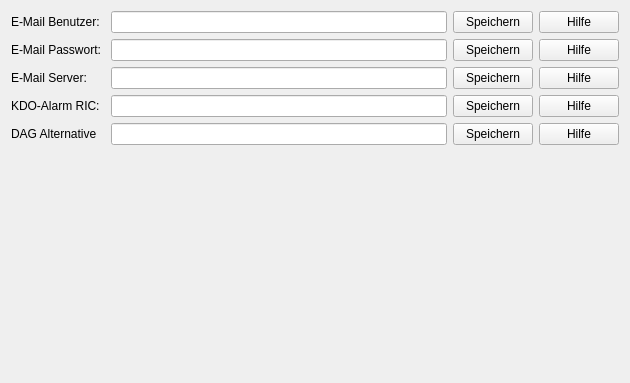
          <widget class="QWidget" name="EMail">
           <property name="geometry">
            <rect>
             <x>0</x>
             <y>0</y>
             <width>630</width>
             <height>383</height>
            </rect>
           </property>
           <property name="whatsThis">
            <string/>
           </property>
           <property name="styleSheet">
            <string notr="true"/>
           </property>
           <attribute name="label">
            <string>4. E-Mail Postfach und Alarmauswertung</string>
           </attribute>
           <layout class="QGridLayout" name="gridLayout_4">
            <item row="0" column="0">
             <widget class="QLabel" name="label_5">
              <property name="text">
               <string>E-Mail Benutzer:</string>
              </property>
             </widget>
            </item>
            <item row="0" column="1">
             <widget class="QLineEdit" name="lineEdit_setting_email_user"/>
            </item>
            <item row="0" column="2">
             <widget class="QPushButton" name="pushButton_settings_safe_email_user">
              <property name="text">
               <string>Speichern</string>
              </property>
             </widget>
            </item>
            <item row="0" column="3">
             <widget class="QPushButton" name="pushButton_settings_help_email_user">
              <property name="text">
               <string>Hilfe</string>
              </property>
             </widget>
            </item>
            <item row="1" column="0">
             <widget class="QLabel" name="label_6">
              <property name="text">
               <string>E-Mail Passwort: </string>
              </property>
             </widget>
            </item>
            <item row="1" column="1">
             <widget class="QLineEdit" name="lineEdit_settings_email_password"/>
            </item>
            <item row="1" column="2">
             <widget class="QPushButton" name="pushButton_settings_safe_email_password">
              <property name="text">
               <string>Speichern</string>
              </property>
             </widget>
            </item>
            <item row="1" column="3">
             <widget class="QPushButton" name="pushButton_settings_help_email_password">
              <property name="text">
               <string>Hilfe</string>
              </property>
             </widget>
            </item>
            <item row="2" column="0">
             <widget class="QLabel" name="label_7">
              <property name="text">
               <string>E-Mail Server: </string>
              </property>
             </widget>
            </item>
            <item row="2" column="1">
             <widget class="QLineEdit" name="lineEdit_setings_email_server"/>
            </item>
            <item row="2" column="2">
             <widget class="QPushButton" name="pushButton_settings_safe_email_server">
              <property name="text">
               <string>Speichern</string>
              </property>
             </widget>
            </item>
            <item row="2" column="3">
             <widget class="QPushButton" name="pushButton_settings_help_email_server">
              <property name="text">
               <string>Hilfe</string>
              </property>
             </widget>
            </item>
            <item row="3" column="0">
             <widget class="QLabel" name="label_8">
              <property name="text">
               <string>KDO-Alarm RIC: </string>
              </property>
             </widget>
            </item>
            <item row="3" column="1">
             <widget class="QLineEdit" name="lineEdit_settings_kdo_alarm"/>
            </item>
            <item row="3" column="2">
             <widget class="QPushButton" name="pushButton_settings_safe_kdo_alarm">
              <property name="text">
               <string>Speichern</string>
              </property>
             </widget>
            </item>
            <item row="3" column="3">
             <widget class="QPushButton" name="pushButton_settings_help_kdo_alarm">
              <property name="text">
               <string>Hilfe</string>
              </property>
             </widget>
            </item>
            <item row="4" column="0">
             <widget class="QLabel" name="label_9">
              <property name="text">
               <string>DAG Alternative</string>
              </property>
             </widget>
            </item>
            <item row="4" column="1">
             <widget class="QLineEdit" name="lineEdit_settings_dag_alternative"/>
            </item>
            <item row="4" column="2">
             <widget class="QPushButton" name="pushButton_settings_safe_dag_alternative">
              <property name="text">
               <string>Speichern</string>
              </property>
             </widget>
            </item>
            <item row="4" column="3">
             <widget class="QPushButton" name="pushButton_settings_help_dag_alternative">
              <property name="text">
               <string>Hilfe</string>
              </property>
             </widget>
            </item>
            <item row="5" column="1">
             <spacer name="verticalSpacer">
              <property name="orientation">
               <enum>Qt::Vertical</enum>
              </property>
              <property name="sizeHint" stdset="0">
               <size>
                <width>20</width>
                <height>222</height>
               </size>
              </property>
             </spacer>
            </item>
           </layout>
          </widget>
